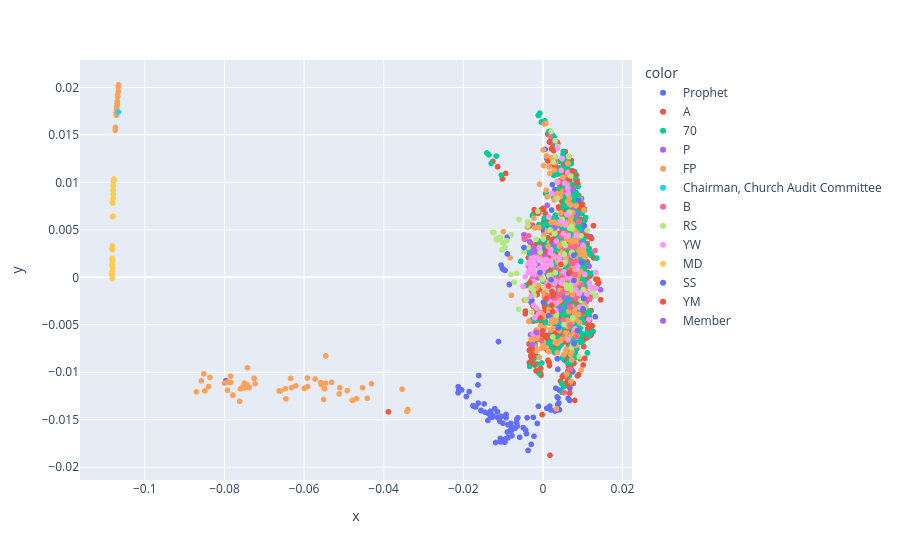

Source (notebook cell):
### Code cell
subset_df = df[df['text'].notnull()]

phate_op = phate.PHATE(n_components=2)                    # Create PHATE reducer for 2D output
embeddings = np.stack(subset_df['embedding'].values)             # Stack all embeddings into a matrix
phate_result = phate_op.fit_transform(embeddings)         # Apply PHATE to get 2D coordinates

# Step 2: Create an interactive scatter plot
fig = px.scatter(
    x=phate_result[:, 0],                                 # X-axis: first PHATE dimension
    y=phate_result[:, 1],                                 # Y-axis: second PHATE dimension
    color=subset_df["role"],                                     # Color points by conference year
    hover_name=subset_df["title"],                               # Show talk title on hover
    hover_data={                                          # Additional info to show on hover
        "author": subset_df["author"],
        "role": subset_df["role"],
        "year": subset_df["year"],
        "month": subset_df["month"]
    },
)

# Display the interactive visualization
fig.show()

### Figure 1 — Plotly figure (JSON) as saved in the notebook; plotly's stock layout.template omitted (floating-point values rounded to 4 significant figures; data arrays with more than 128 entries replaced by an {"elided": "..."} marker saying what was removed)
{"data": [{"customdata": {"elided": "174x4 mixed values"}, "hovertemplate": "<b>%{hovertext}</b><br><br>color=Prophet<br>x=%{x}<br>y=%{y}<br>author=%{customdata[0]}<br>role=%{customdata[1]}<br>year=%{customdata[2]}<br>month=%{customdata[3]}<extra></extra>", "hovertext": {"elided": "174 str values"}, "legendgroup": "Prophet", "marker": {"color": "#636efa", "symbol": "circle"}, "mode": "markers", "name": "Prophet", "showlegend": true, "type": "scattergl", "x": {"elided": "174 float values"}, "xaxis": "x", "y": {"elided": "174 float values"}, "yaxis": "y"}, {"customdata": {"elided": "620x4 mixed values"}, "hovertemplate": "<b>%{hovertext}</b><br><br>color=A<br>x=%{x}<br>y=%{y}<br>author=%{customdata[0]}<br>role=%{customdata[1]}<br>year=%{customdata[2]}<br>month=%{customdata[3]}<extra></extra>", "hovertext": {"elided": "620 str values"}, "legendgroup": "A", "marker": {"color": "#EF553B", "symbol": "circle"}, "mode": "markers", "name": "A", "showlegend": true, "type": "scattergl", "x": {"elided": "620 float values"}, "xaxis": "x", "y": {"elided": "620 float values"}, "yaxis": "y"}, {"customdata": {"elided": "526x4 mixed values"}, "hovertemplate": "<b>%{hovertext}</b><br><br>color=70<br>x=%{x}<br>y=%{y}<br>author=%{customdata[0]}<br>role=%{customdata[1]}<br>year=%{customdata[2]}<br>month=%{customdata[3]}<extra></extra>", "hovertext": {"elided": "526 str values"}, "legendgroup": "70", "marker": {"color": "#00cc96", "symbol": "circle"}, "mode": "markers", "name": "70", "showlegend": true, "type": "scattergl", "x": {"elided": "526 float values"}, "xaxis": "x", "y": {"elided": "526 float values"}, "yaxis": "y"}, {"customdata": {"elided": "52x4 mixed values"}, "hovertemplate": "<b>%{hovertext}</b><br><br>color=P<br>x=%{x}<br>y=%{y}<br>author=%{customdata[0]}<br>role=%{customdata[1]}<br>year=%{customdata[2]}<br>month=%{customdata[3]}<extra></extra>", "hovertext": ["Living Happily Ever After", "A God of Miracles", "The Language of Love", "A Voice of Gladness for Our Children", "The Light of His Love", "I Can Pray to Heavenly Father Anytime, Anywhere", "Show You Know", "He Knows Us; He Loves Us", "The Finished Story", "All Thy Children Shall Be Taught", "My Soul Delighteth in the Scriptures", "Behold Your Little Ones", "A Lesson from the Book of Mormon", "Righteous Traditions", "Respect and Reverence", "Helping Others Recognize the Whisperings of the Spirit", "That Our Children Might See the Face of the Savior", "Stay on the Path", "Become as a Little Child", "Teaching Our Children to Understand", "The Words We Speak", "“Fear Not; I Am with Thee”", "Keeping Covenants Protects Us, Prepares Us, and Empowers Us", "The Sacrament—a Renewal for the Soul", "Covenant Daughters of God", "Filling Our Homes with Light and Truth", "Returning to Faith", "Discovering the Divinity Within", "He Asks Us to Be His Hands", "A Child’s Guiding Gift", "I Will Bring the Light of the Gospel into My Home", "Trust in the Lord and Lean Not", "A Sin-Resistant Generation", "Value beyond Measure", "For Him", "The Joy of Unselfish Service", "Honoring His Name", "Finding Joy in Sharing the Gospel", "An Especially Noble Calling", "The Healing Power of Jesus Christ", "Peace, Be Still", "Essential Conversations", "God’s Love: The Most Joyous to the Soul", "Invite Christ to Author Your Story", "Lessons at the Well", "Christ Heals That Which Is Broken", "Seeing More of Jesus Christ in Our Lives", "Abide the Day in Christ", "Pray, He Is There", "Seeking Answers to Spiritual Questions", "Thou Art the Christ", "Tune Your Heart to Jesus Christ: The Sacred Gift of Primary Music"], "legendgroup": "P", "marker": {"color": "#ab63fa", "symbol": "circle"}, "mode": "markers", "name": "P", "showlegend": true, "type": "scattergl", "x": [0.003028, 0.007503, 0.003681, -0.002735, 0.01061, 0.009507, 0.00201, 0.006236, 0.004323, -0.001731, 0.006293, 0.0129, 0.005208, -0.001235, 0.002491, 0.003007, -0.002358, 0.01161, -0.0008519, 0.0145, -0.00476, 0.005977, 0.01087, 0.009639, 0.005382, 0.007324, 0.007621, 0.004227, 0.0007343, -0.004542, 0.00109, 0.004577, -0.002509, 0.00371, 0.0005701, 0.0003674, 0.00953, 0.006865, -0.003964, 0.008316, 0.007607, -0.003288, 0.005491, 0.005392, 0.00297, 0.002933, 0.007713, 0.007509, 0.00698, 0.009047, -0.001285, -0.0008566], "xaxis": "x", "y": [0.0051, 0.002374, -0.001371, 0.002329, 0.004858, 0.003623, -0.002533, -0.002866, -0.003306, 0.00277, -0.001842, -0.001948, -0.002194, 0.001327, -0.002575, 0.003495, 0.00305, 0.00118, 0.002512, -0.001315, 0.004474, 0.002293, -0.002599, -0.001832, -0.001353, -0.002076, -0.0005751, 0.001915, 0.001708, 0.004008, 0.007587, 0.001861, 0.002729, -0.0001618, 0.002211, 0.0007345, -0.0008453, -0.001692, -0.002358, 0.00658, 0.007364, 0.003744, 0.005926, 0.01001, 0.005435, 0.01425, -0.00175, 0.009269, 0.0016, 0.001693, -5.338e-05, 0.0003766], "yaxis": "y"}, {"customdata": {"elided": "285x4 mixed values"}, "hovertemplate": "<b>%{hovertext}</b><br><br>color=FP<br>x=%{x}<br>y=%{y}<br>author=%{customdata[0]}<br>role=%{customdata[1]}<br>year=%{customdata[2]}<br>month=%{customdata[3]}<extra></extra>", "hovertext": {"elided": "285 str values"}, "legendgroup": "FP", "marker": {"color": "#FFA15A", "symbol": "circle"}, "mode": "markers", "name": "FP", "showlegend": true, "type": "scattergl", "x": {"elided": "285 float values"}, "xaxis": "x", "y": {"elided": "285 float values"}, "yaxis": "y"}, {"customdata": [["Presented by Ted E. Davis", "Chairman, Church Audit Committee", 2000, 4]], "hovertemplate": "<b>%{hovertext}</b><br><br>color=Chairman, Church Audit Committee<br>x=%{x}<br>y=%{y}<br>author=%{customdata[0]}<br>role=%{customdata[1]}<br>year=%{customdata[2]}<br>month=%{customdata[3]}<extra></extra>", "hovertext": ["The Church Audit Committee Report"], "legendgroup": "Chairman, Church Audit Committee", "marker": {"color": "#19d3f3", "symbol": "circle"}, "mode": "markers", "name": "Chairman, Church Audit Committee", "showlegend": true, "type": "scattergl", "x": [-0.1067], "xaxis": "x", "y": [0.0174], "yaxis": "y"}, {"customdata": {"elided": "46x4 mixed values"}, "hovertemplate": "<b>%{hovertext}</b><br><br>color=B<br>x=%{x}<br>y=%{y}<br>author=%{customdata[0]}<br>role=%{customdata[1]}<br>year=%{customdata[2]}<br>month=%{customdata[3]}<extra></extra>", "hovertext": ["Honoring the Priesthood", "Satan’s Bag of Snipes", "An Invitation with Promise", "Standing Tall", "For Thy Good", "Come to Zion! Come to Zion!", "And That’s the Way It Is", "The Empowerment of Humility", "Jesus, the Very Thought of Thee", "More Holiness Give Me", "A Still, Small Voice and a Throbbing Heart", "Be Prepared … Be Ye Strong from Henceforth", "Tender Hearts and Helping Hands", "Three Towels and a 25-Cent Newspaper", "If These Old Walls Could Talk", "Lay Up in Store", "Enduring Together", "And Who Is My Neighbor?", "God Loves and Helps All of His Children", "This Is Your Phone Call", "Let Virtue Garnish Your Thoughts", "Our Path of Duty", "Faith—the Choice Is Yours", "The Sanctifying Work of Welfare", "The Power of the Aaronic Priesthood", "The Rescue for Real Growth", "Be Valiant in Courage, Strength, and Activity", "A Sure Foundation", "Ye Are No More Strangers", "Your Four Minutes", "The Law of the Fast: A Personal Responsibility to Care for the Poor and Needy", "Is It Still Wonderful to You?", "A Pattern for Peace", "The Blessings of Worship", "Prepare the Way", "Turn to the Lord", "It Is All about People", "Come, Listen to a Prophet’s Voice", "Just as He Did", "A Living Witness of the Living Christ", "There Was Bread", "Giving Holiness to the Lord", "Our Earthly Stewardship", "More Than a Hero", "Seek Him with All Your Heart", "Compensating Blessings"], "legendgroup": "B", "marker": {"color": "#FF6692", "symbol": "circle"}, "mode": "markers", "name": "B", "showlegend": true, "type": "scattergl", "x": [0.001099, 0.005444, 0.008219, 0.001568, 0.007646, 0.005987, 0.003029, 0.003288, 0.009014, 0.00274, 0.008536, 0.008283, -0.003586, 0.003177, 0.005405, 0.005195, 0.005168, -0.00471, 0.007579, -0.002531, 0.00409, 0.001789, 0.008213, -0.003648, -0.0004066, 0.005103, 0.001311, 0.009743, 0.005663, 0.004125, 0.01309, 0.00803, 0.007022, 0.005771, -0.002781, 0.006912, 0.006822, 0.006863, 0.008335, 0.01181, 0.004655, -0.003341, 0.002993, 0.006838, 0.006652, 0.005067], "xaxis": "x", "y": [-0.002156, 0.003079, -0.001257, -0.0001861, 0.003129, -0.001262, -0.002297, -0.0001795, 0.005839, -0.001164, -0.002267, 0.001667, 0.004377, 0.0008649, -0.01215, 0.004699, -0.001502, 0.004072, 0.001472, -2.922e-05, 0.0008931, 0.01488, 0.003256, 0.001168, -0.006657, -0.004535, -0.001992, -0.0008116, 0.004654, -0.001876, 0.002806, 0.0002782, 0.001612, 0.009116, -0.005998, 0.003174, -0.005033, -0.009713, -0.006261, -0.002294, 0.004356, 0.005598, 0.01228, -0.003154, 0.0007903, 0.0001501], "yaxis": "y"}, {"customdata": {"elided": "92x4 mixed values"}, "hovertemplate": "<b>%{hovertext}</b><br><br>color=RS<br>x=%{x}<br>y=%{y}<br>author=%{customdata[0]}<br>role=%{customdata[1]}<br>year=%{customdata[2]}<br>month=%{customdata[3]}<extra></extra>", "hovertext": ["We Are Creators", "“Lead, Kindly Light”", "We Are Instruments in the Hands of God", "Ripples", "Stand Tall and Stand Together", "It Is Not Good for Man or Woman to Be Alone", "Steadfast and Immovable", "Stand Firm", "Are We Not All Mothers?", "Developing Inner Strength", "Feel the Love of the Lord", "With Holiness of Heart", "Blessing Our Families through Our Covenants", "Charity: One Family, One Home at a Time", "Blessed by Living Water", "Seeing the Promises Afar Off", "Choosing Charity: That Good Part", "In Covenant with Him", "Choose Ye Therefore Christ the Lord", "How Has Relief Society Blessed Your Life?", "Belonging Is Our Sacred Birthright", "Out of Small Things", "Walking towards the Light of His Love", "What Greater Goodness Can We Know: Christlike Friends", "Sweet Moments", "That We May All Sit Down in Heaven Together", "Knowing the Lord’s Will for You", "To Grow Up unto the Lord", "Eternally Encircled in His Love", "Remembering the Lord’s Love", "To Look, Reach, and Come unto Christ", "Gratitude: A Path to Happiness", "Mothers Who Know", "What Latter-day Saint Women Do Best: Stand Strong and Immovable", "Feed My Sheep", "I Will Strengthen Thee; I Will Help Thee", "Go Ye Therefore", "Fulfilling the Purpose of Relief Society", "Holy Temples, Sacred Covenants", "Now Let Us Rejoice", "His Arm Is Sufficient", "Relief Society: A Sacred Work", "Every Woman Needs Relief Society", "Mind the Gap", "“And upon the Handmaids in Those Days Will I Pour Out My Spirit”", "“Daughters in My Kingdom”: The History and Work of Relief Society", "Steadfast and Immovable", "And of Some Have Compassion, Making a Difference", "The Essence of Discipleship", "Personal Revelation and Testimony", "What I Hope My Granddaughters (and Grandsons) Will Understand about Relief Society", "Charity Never Faileth", "Cleave unto the Covenants", "The Vision of Prophets regarding Relief Society: Faith, Family, Relief", "First Observe, Then Serve", "Is Faith in the Atonement of Jesus Christ Written in Our Hearts?", "Wide Awake to Our Duties", "The Lord Has Not Forgotten You", "Do We Know What We Have?", "The Power, Joy, and Love of Covenant Keeping", "We Have Great Reason to Rejoice", "Claim the Blessings of Your Covenants", "Protection from Pornography—a Christ-Focused Home", "Wanted: Hands and Hearts to Hasten the Work", "Prepared in a Manner That Never Had Been Known", "The Family Is of God", "We’ll Ascend Together", "Worthy of Our Promised Blessings", "“If Ye Love Me, Keep My Commandments”", "“I Was a Stranger”", "The Master Healer", "The Great Plan of Redemption", "Certain Women", "Turn On Your Light", "That Your Joy Might Be Full", "With One Accord", "Ministering as the Savior Does", "Christ: The Light That Shines in Darkness", "Thru Cloud and Sunshine, Lord, Abide with Me!", "United in Accomplishing God’s Work", "By Union of Feeling We Obtain Power with God", "The Grave Has No Victory", "I Pray He’ll Use Us", "We Are The Church of Jesus Christ of Latter-day Saints", "Covenants with God Strengthen, Protect, and Prepare Us for Eternal Glory", "Beauty for Ashes: The Healing Path of Forgiveness", "His Yoke Is Easy and His Burden Is Light", "Jesus Christ Is Relief", "Put Ye On the Lord Jesus Christ", "The Joy of Our Redemption", "Spiritually Whole in Him", "Cheering Each Other On"], "legendgroup": "RS", "marker": {"color": "#B6E880", "symbol": "circle"}, "mode": "markers", "name": "RS", "showlegend": true, "type": "scattergl", "x": [-0.0008969, 0.01111, -0.01167, 0.0002624, 0.0008136, -0.002377, -0.00657, 0.005344, 0.01273, -0.009848, -0.006093, -0.001235, -0.00222, -0.003846, 0.002872, 0.007502, -0.001265, -0.007984, 0.001848, -0.01161, -0.007914, 0.003393, 0.01013, 0.002045, -0.003644, -0.009066, 0.001529, 0.002514, 0.01322, 0.0001174, 0.002609, -0.003093, -0.002678, -0.00013, -0.007197, -0.002445, 0.002515, -0.01082, 0.007169, -0.01066, 0.001555, -0.01259, -0.0101, -0.002723, -0.01141, -0.009502, 0.005668, 0.009156, -0.004724, 0.01238, -0.01032, -0.005987, 0.006993, -0.01231, 0.0003837, 0.005534, 0.01028, 0.007291, -0.00283, 0.006063, 0.009591, 0.002559, -0.0006767, 0.004563, 0.005313, -0.002349, 0.001822, 0.003109, 0.007301, -0.003764, 0.006721, 0.00649, 0.004574, -0.0008798, 0.006599, 0.005379, -0.002949, 0.009583, 0.007232, -0.004153, -0.001701, 0.00312, -0.003824, 0.005717, -7.765e-05, 0.002095, 0.003592, 0.007033, 0.007188, 0.003091, 0.003693, 0.004858], "xaxis": "x", "y": [0.001796, 0.004948, 0.004028, -0.00103, 0.001109, -0.001414, 0.0004121, 0.003531, -0.00101, 0.003601, -0.003367, 0.000701, -0.001887, 0.005858, 0.004609, -0.00431, 0.006958, 0.0003058, 0.004988, 0.003919, 0.004484, -0.003987, -0.001326, -0.0002069, 0.003136, 0.003849, -0.00139, -0.002766, -0.001976, 0.004026, 0.01214, 0.0005341, 0.001647, -0.0002335, -0.0005177, 0.001738, -0.006281, 0.004077, -0.00743, 0.00422, 0.0001888, 0.004726, 0.003642, 0.0006777, 0.004105, 0.003134, 0.003369, -0.008382, 0.002693, -0.00158, 0.002889, 0.006083, -0.0008485, 0.004691, 0.001384, 0.001582, -0.00318, 0.002638, -0.003684, -0.001156, -0.00244, -0.001323, 0.002662, 0.001208, -0.004971, -0.00074, -0.0004598, 0.0004902, 0.005138, 0.005481, 0.005161, 0.01268, 0.001539, -0.003915, 0.006851, 0.00242, -0.001157, 0.004369, 0.005383, -0.002347, 0.004009, 0.01272, 0.005506, -0.0007868, 0.0007644, 0.01535, 0.008287, 0.01068, -0.001305, 0.01438, 0.01378, 0.006112], "yaxis": "y"}, {"customdata": {"elided": "93x4 mixed values"}, "hovertemplate": "<b>%{hovertext}</b><br><br>color=YW<br>x=%{x}<br>y=%{y}<br>author=%{customdata[0]}<br>role=%{customdata[1]}<br>year=%{customdata[2]}<br>month=%{customdata[3]}<extra></extra>", "hovertext": ["Standing with God", "Integrity", "Stand as a Witness", "The Joy of Womanhood", "Sacrifice: An Eternal Investment", "Your Celestial Guide", "Developing Our Talent for Spirituality", "A Comforter, a Guide, a Testifier", "“Fear Not: For They That Be with Us Are More”", "Standing in Holy Places", "Strengthen Home and Family", "Hold High the Torch", "A Woman of Faith", "Did I Tell You … ?", "Steadfast in Our Covenants", "There Is Hope Smiling Brightly before Us", "Press Forward and Be Steadfast", "A “Mother Heart”", "All Things Shall Work Together for Your Good", "My Soul Delighteth in the Scriptures", "Believe!", "We Did This for You", "Glad Tidings from Cumorah", "A Work for Me to Do", "He Knows You by Name", "The Sanctity of the Body", "An Outpouring of Blessings", "“I Am the Light Which Ye Shall Hold Up”", "You Have a Noble Birthright", "It Shows in Your Face", "Look toward Eternity!", "Daughters of Heavenly Father", "Remembering, Repenting, and Changing", "Stay on the Path", "Strengthen Home and Family", "My Soul Delighteth in the Things of the Lord", "Stand as a Witness", "At All Times, in All Things, and in All Places", "Anchors of Testimony", "A Return to Virtue", "Be Thou an Example of the Believers", "A Virtuous Life—Step by Step", "Come Let Us Go Up to the Mountain of the Lord", "Hold On", "Be of a Good Courage", "Never, Never, Never Give Up!", "Remember Who You Are!", "Be an Example of the Believers", "I Believe in Being Honest and True", "“Remember This: Kindness Begins with Me”", "Guardians of Virtue", "Love Her Mother", "Arise and Shine Forth", "Seek Learning: You Have a Work to Do", "Now Is the Time to Arise and Shine!", "I Know It. I Live It. I Love It.", "We Are Daughters of Our Heavenly Father", "Your Holy Places", "When You Save a Girl, You Save Generations", "Be Not Moved!", "Be Ye Converted", "Sisterhood: Oh, How We Need Each Other", "Live according to the Words of the Prophets", "Sharing Your Light", "Defenders of the Family Proclamation", "Here to Serve a Righteous Cause", "Yielding Our Hearts to God", "What Shall We Do?", "Do I Believe?", "Rise Up in Strength, Sisters in Zion", "The Soul’s Sincere Desire", "The Beauty of Holiness", "Abiding in God and Repairing the Breach", "The Needs before Us", "Young Women in the Work", "Divine Discontent", "Becoming a Shepherd", "Careful versus Casual", "Spiritual Capacity", "Beloved Daughters", "That They May See", "Eyes to See", "Keep the Change", "Come unto Christ and Don’t Come Alone", "Do What Mattereth Most", "Wholehearted", "Never Give Up an Opportunity to Testify of Christ", "Seeing God’s Family through the Overview Lens", "Walking in Covenant Relationship with Christ", "Faithful to the End", "Live Up to Your Privileges", "Your Repentance Doesn’t Burden Jesus Christ; It Brightens His Joy", "Prophets of God"], "legendgroup": "YW", "marker": {"color": "#FF97FF", "symbol": "circle"}, "mode": "markers", "name": "YW", "showlegend": true, "type": "scattergl", "x": [0.003801, -0.003519, -0.0004122, -0.002489, 0.003502, 0.007997, 0.01054, 0.002734, -0.003691, 0.002931, -0.0007585, 0.01332, -0.002059, -0.002938, 0.001877, 0.001856, 0.006584, 0.01327, 0.003379, 0.009161, 0.002114, 0.006254, 0.01157, 0.008133, 0.009165, 0.0005472, -0.002032, 0.002001, -0.002286, -0.001615, 0.003199, 0.0001972, 0.006256, -0.002676, -0.001988, 0.001751, 0.0007912, 0.005132, 0.01169, -0.003462, -0.002349, -0.002819, -0.003645, 0.00851, 0.004831, -5.894e-06, -0.002633, 0.01106, 0.004204, 0.001511, -0.003254, -0.00444, 0.001634, -0.002474, -0.002798, 0.004632, 0.0119, 0.002252, -0.0003491, 0.01221, 0.003128, -0.004999, 0.008381, 0.00827, -0.002321, -0.0003078, 0.006355, -0.0008639, 0.007458, -0.002941, 0.002244, 0.003691, 0.006055, 3.581e-05, -0.002377, 0.004392, 0.004169, 0.006109, 0.008728, -0.0009852, 0.01007, 0.004614, 0.006257, 0.001525, 0.004358, 0.006357, 0.005295, 0.00559, 0.005468, 0.0009411, -0.001593, 0.004849, 0.001799], "xaxis": "x", "y": [0.01003, 0.001515, 0.001798, 0.001329, -0.002671, -0.0005196, 0.0003018, 0.002237, 0.000487, -0.0006576, 0.000925, -0.001165, 0.001349, 0.001981, 0.001661, 0.00258, 5.001e-05, 0.0005105, 0.003812, -0.001661, 0.001313, -0.006561, -0.004444, -0.005444, -0.003141, 0.001298, -0.004262, 0.002904, -0.002975, 0.001969, -0.003519, 0.001069, 0.01105, 0.001221, 0.0002956, 0.001385, 0.001876, 0.004578, -0.0006034, 0.0006152, 0.000922, 0.001477, 0.001431, 0.0008663, -0.0003101, 0.0006532, 0.001162, -0.001758, 0.002102, 0.006342, 0.001204, 4.818e-05, -0.00114, 0.002071, 0.0004776, -0.0005992, -0.001067, -0.0002005, 0.0008267, -0.001075, -0.0004118, -0.000972, 0.004412, -0.001306, -0.0004309, 0.0004017, 0.008898, 0.003114, -0.0003788, -0.001974, 0.008839, 0.01362, 0.006616, 0.001759, -0.005969, 0.005864, 0.001646, 0.0001519, 0.001232, -0.003843, 0.003365, 0.01126, 0.009382, -0.0005847, 0.001605, 0.004357, 0.0005617, 0.005601, 0.009911, -0.000912, -0.003243, 0.01251, -0.002607], "yaxis": "y"}, {"customdata": [["Presented by Wesley L. Jones", "MD", 2001, 4], ["Presented by Wesley L. Jones", "MD", 2002, 4], ["Presented by Wesley L. Jones", "MD", 2003, 4], ["Presented by Wesley L. Jones", "MD", 2004, 4], ["Presented by Robert W. Cantwell", "MD", 2005, 4], ["Presented by Robert W. Cantwell", "MD", 2006, 4], ["Presented by Robert W. Cantwell", "MD", 2007, 4], ["Presented by Robert W. Cantwell", "MD", 2008, 4], ["Presented by Robert W. Cantwell", "MD", 2009, 4], ["Presented by Robert W. Cantwell", "MD", 2010, 4], ["Presented by Robert W. Cantwell", "MD", 2011, 4], ["Presented by Robert W. Cantwell", "MD", 2012, 4], ["Presented by Robert W. Cantwell", "MD", 2013, 4], ["Presented by Kevin R. Jergensen", "MD", 2014, 4], ["Presented by Kevin R. Jergensen", "MD", 2015, 4], ["Presented by Kevin R. Jergensen", "MD", 2016, 4], ["Presented by Kevin R. Jergensen", "MD", 2017, 4], ["Presented by Kevin R. Jergensen", "MD", 2018, 4], ["Presented by Kevin R. Jergensen", "MD", 2019, 4], ["Presented by Kevin R. Jergensen", "MD", 2020, 4], ["Presented by Jared B. Larson", "MD", 2021, 4], ["Presented by Jared B. Larson", "MD", 2022, 4], ["Presented by Jared B. Larson", "MD", 2023, 4], ["Presented by Jared B. Larson", "MD", 2024, 4], ["Presented by Jared B. Larson", "MD", 2025, 4]], "hovertemplate": "<b>%{hovertext}</b><br><br>color=MD<br>x=%{x}<br>y=%{y}<br>author=%{customdata[0]}<br>role=%{customdata[1]}<br>year=%{customdata[2]}<br>month=%{customdata[3]}<extra></extra>", "hovertext": ["Church Auditing Department Report for 2000", "Church Auditing Department Report", "Church Auditing Department Report", "Church Auditing Department Report for 2003", "Church Auditing Department Report, 2004", "Church Auditing Department Report, 2005", "Church Auditing Department Report, 2006", "Church Auditing Department Report, 2007", "Church Auditing Department Report, 2008", "Church Auditing Department Report, 2009", "Church Auditing Department Report, 2010", "Church Auditing Department Report, 2011", "Church Auditing Department Report, 2012", "Church Auditing Department Report, 2013", "Church Auditing Department Report, 2014", "Church Auditing Department Report, 2015", "Church Auditing Department Report, 2016", "Church Auditing Department Report, 2017", "Church Auditing Department Report, 2018", "Church Auditing Department Report, 2019", "Church Auditing Department Report, 2020", "Church Auditing Department Report, 2021", "Church Auditing Department Report, 2022", "Church Auditing Department Report, 2023", "Church Auditing Department Report, 2024"], "legendgroup": "MD", "marker": {"color": "#FECB52", "symbol": "circle"}, "mode": "markers", "name": "MD", "showlegend": true, "type": "scattergl", "x": [-0.1081, -0.1084, -0.1079, -0.108, -0.108, -0.108, -0.1083, -0.1077, -0.1081, -0.1079, -0.1079, -0.1082, -0.1077, -0.1082, -0.1081, -0.1081, -0.1081, -0.1082, -0.1082, -0.1083, -0.1081, -0.1082, -0.1082, -0.1081, -0.108], "xaxis": "x", "y": [0.007899, 0.0003418, 0.009632, 0.008301, 0.00918, 0.007821, 0.002956, 0.01036, 0.006382, 0.01004, 0.008759, 0.006378, 0.01023, 0.0006011, 0.001499, 0.003306, 0.002926, 0.001518, 0.001995, 0.001236, 0.001757, -0.0001441, 0.0002408, 0.001019, 0.006408], "yaxis": "y"}, {"customdata": [["By A. Roger Merrill", "SS", 2006, 10], ["By Daniel K Judd", "SS", 2007, 10], ["By William D. Oswald", "SS", 2008, 10], ["By Russell T. Osguthorpe", "SS", 2009, 10], ["By David M. McConkie", "SS", 2010, 10], ["By Matthew O. Richardson", "SS", 2011, 10], ["By Russell T. Osguthorpe", "SS", 2012, 10], ["By David M. McConkie", "SS", 2013, 10], ["By Tad R. Callister", "SS", 2014, 10], ["By Devin G. Durrant", "SS", 2015, 10], ["By Brian K. Ashton", "SS", 2016, 10], ["By Tad R. Callister", "SS", 2017, 10], ["By Devin G. Durrant", "SS", 2018, 4], ["By Brian K. Ashton", "SS", 2018, 10], ["By Tad R. Callister", "SS", 2019, 4], ["By Mark L. Pace", "SS", 2019, 10], ["By Milton Camargo", "SS", 2020, 10], ["By Jan E. Newman", "SS", 2021, 4], ["By Mark L. Pace", "SS", 2022, 4], ["By Brother Milton Camargo", "SS", 2023, 4], ["By Brother Jan E. Newman", "SS", 2023, 10], ["By President Mark L. Pace", "SS", 2024, 4], ["By Brother Chad H Webb", "SS", 2025, 10]], "hovertemplate": "<b>%{hovertext}</b><br><br>color=SS<br>x=%{x}<br>y=%{y}<br>author=%{customdata[0]}<br>role=%{customdata[1]}<br>year=%{customdata[2]}<br>month=%{customdata[3]}<extra></extra>", "hovertext": ["Receiving by the Spirit", "Nourished by the Good Word of God", "Gospel Teaching—Our Most Important Calling", "Teaching Helps Save Lives", "Gospel Learning and Teaching", "Teaching after the Manner of the Spirit", "One Step Closer to the Savior", "Teaching with the Power and Authority of God", "Parents: The Prime Gospel Teachers of Their Children", "My Heart Pondereth Them Continually", "The Doctrine of Christ", "God’s Compelling Witness: The Book of Mormon", "Teaching in the Home—a Joyful and Sacred Responsibility", "The Father", "The Atonement of Jesus Christ", "Come, Follow Me—the Lord’s Counterstrategy and Proactive Plan", "Ask, Seek, and Knock", "Teaching in the Savior’s Way", "Conversion Is Our Goal", "Focus on Jesus Christ", "Preserving the Voice of the Covenant People in the Rising Generation", "It Is Wisdom in the Lord That We Should Have the Book of Mormon", "That All May Be Edified"], "legendgroup": "SS", "marker": {"color": "#636efa", "symbol": "circle"}, "mode": "markers", "name": "SS", "showlegend": true, "type": "scattergl", "x": [0.006481, -0.01049, -0.008434, 0.003879, -0.01018, -0.008934, 0.001434, -0.00992, -0.004755, 0.007797, 0.01043, 0.01317, 0.002061, 0.007774, 0.009059, 0.007826, 0.009766, 0.0001386, 0.008669, 0.01009, -0.0007376, 0.01025, -0.009507], "xaxis": "x", "y": [0.0003905, 0.001284, -0.0007589, -0.005329, 0.000929, 0.002464, -0.004054, 0.0008239, 0.003135, -0.0003388, 0.005433, -0.004158, -0.0002695, 0.002324, 0.008125, -0.006993, 0.001546, -0.002623, -0.005609, -0.003317, 0.0004959, -0.002234, 0.0007291], "yaxis": "y"}, {"customdata": [["By Charles W. Dahlquist II", "YM", 2007, 4], ["By Dean R. Burgess", "YM", 2008, 4], ["By Michael A. Neider", "YM", 2009, 4], ["By David L. Beck", "YM", 2010, 4], ["By Larry M. Gibson", "YM", 2011, 4], ["By Adrián Ochoa", "YM", 2012, 4], ["By David L. Beck", "YM", 2013, 4], ["By Randall L. Ridd", "YM", 2014, 4], ["By Larry M. Gibson", "YM", 2015, 4], ["By Stephen W. Owen", "YM", 2016, 4], ["By M. Joseph Brough", "YM", 2017, 4], ["By Stephen W. Owen", "YM", 2017, 10], ["By Douglas D. Holmes", "YM", 2018, 4], ["By M. Joseph Brough", "YM", 2018, 10], ["By Stephen W. Owen", "YM", 2019, 10], ["By Douglas D. Holmes", "YM", 2020, 4], ["By Steven J. Lund", "YM", 2020, 10], ["By Ahmad S. Corbitt", "YM", 2021, 4], ["By Bradley R. Wilcox", "YM", 2021, 10], ["By President Steven J. Lund", "YM", 2022, 10], ["By Brother Michael T. Nelson", "YM", 2024, 4], ["By Brother Bradley R. Wilcox", "YM", 2024, 10], ["By President Steven J. Lund", "YM", 2025, 4]], "hovertemplate": "<b>%{hovertext}</b><br><br>color=YM<br>x=%{x}<br>y=%{y}<br>author=%{customdata[0]}<br>role=%{customdata[1]}<br>year=%{customdata[2]}<br>month=%{customdata[3]}<extra></extra>", "hovertext": ["Who’s on the Lord’s Side?", "Do You Know Who You Are?", "Revealed Quorum Principles", "The Magnificent Aaronic Priesthood", "Sacred Keys of the Aaronic Priesthood", "Aaronic Priesthood: Arise and Use the Power of God", "Your Sacred Duty to Minister", "The Choice Generation", "Fatherhood—Our Eternal Destiny", "The Greatest Leaders Are the Greatest Followers", "His Daily Guiding Hand", "Repentance Is Always Positive", "What Every Aaronic Priesthood Holder Needs to Understand", "Lift Up Your Head and Rejoice", "Be Faithful, Not Faithless", "Deep in Our Heart", "Finding Joy in Christ", "You Can Gather Israel!", "Worthiness Is Not Flawlessness", "Lasting Discipleship", "In Support of the Rising Generation", "O Youth of the Noble Birthright", "Divine Authority, Sublime Young Men"], "legendgroup": "YM", "marker": {"color": "#EF553B", "symbol": "circle"}, "mode": "markers", "name": "YM", "showlegend": true, "type": "scattergl", "x": [0.002735, -0.003043, -0.00221, -0.002737, -0.001713, -0.003243, -0.003386, 0.004528, -0.003291, -0.001691, 0.002429, 0.0074, -0.002793, 0.006781, 0.0007967, 0.0009315, -0.0006083, 0.002239, 0.008513, 0.001432, -5.762e-05, 0.00231, -7.268e-05], "xaxis": "x", "y": [-0.001892, -0.008278, -0.009133, -0.007541, -0.009857, -0.007732, -0.007693, 0.001355, -0.0005698, -0.005792, -0.003636, 0.01121, -0.008548, 0.0004912, -0.002262, -0.00612, -0.004283, -0.002941, 0.01002, -0.0009007, -0.006057, -0.001491, -0.005647], "yaxis": "y"}, {"customdata": [["By Laudy Ruth Kaouk", "Member", 2020, 4], ["By Enzo Serge Petelo", "Member", 2020, 4]], "hovertemplate": "<b>%{hovertext}</b><br><br>color=Member<br>x=%{x}<br>y=%{y}<br>author=%{customdata[0]}<br>role=%{customdata[1]}<br>year=%{customdata[2]}<br>month=%{customdata[3]}<extra></extra>", "hovertext": ["How the Priesthood Blesses Youth", "How the Priesthood Blesses Youth"], "legendgroup": "Member", "marker": {"color": "#ab63fa", "symbol": "circle"}, "mode": "markers", "name": "Member", "showlegend": true, "type": "scattergl", "x": [-0.001542, -0.002664], "xaxis": "x", "y": [-0.00582, -0.007098], "yaxis": "y"}], "layout": {"legend": {"title": {"text": "color"}, "tracegroupgap": 0}, "margin": {"t": 60}, "xaxis": {"anchor": "y", "domain": [0, 1], "title": {"text": "x"}}, "yaxis": {"anchor": "x", "domain": [0, 1], "title": {"text": "y"}}}}
